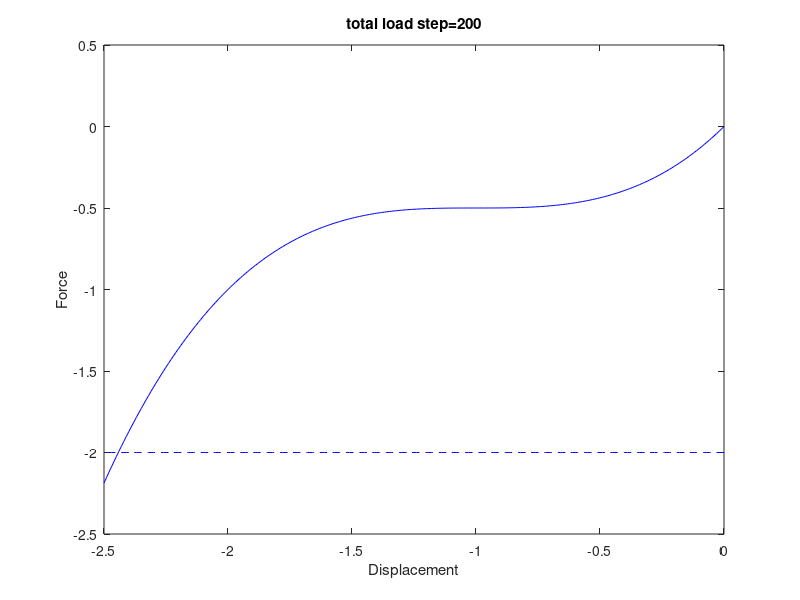

The MATLAB source for this figure: (Note: this script raises an error after producing the figure.)
%%
% This is the MATLAB Code for forward euler algorithm by CHEN Jiawei
%%
clear
clc
close all
format longEng
%% plot the analytical solution
k_bar = 0.5;
x=0:-0.01:-2.5;
y=x + 1.5*x.^2 + 0.5*x.^3 + k_bar * x;
figure(1)
fig1 = plot(x,y,'b'); hold on
axis([-2.5 0 -2.5 0.5]);
xlabel('Displacement');
ylabel('Force');
%title(['Forward Euler method with k_b_a_r =',num2str(k_bar)]);
%% set the para for iter
%
F_ext=-2;
F_ini=0;
u = 0;
fig1 = plot(x,F_ext*ones(1,length(x)),'b--'); hold on
%
delta_f = -0.01;
num_step=F_ext./delta_f;
title(['total load step=',num2str(num_step)]);
%
for step = 1:1:(num_step+1)
    if step==1
        u(step)=0;
        F_ini(step)=0;
        F_ext(step)=F_ini(step)+delta_f;
        k = k_stif(u(step),k_bar);
        delta_u = delta_f./k;
        u(step+1)=u(step)+delta_u;
        F_ini(step+1)=F_ini(step)+delta_f;
    else
        F_ext(step)=F_ini(step)+delta_f;
        k = k_stif(u(step),k_bar);
        delta_u = delta_f./k;
        u(step+1)=u(step)+delta_u;
        F_ini(step+1)=F_ini(step)+delta_f;
        plot(u(step+1),F_ini(step+1),'ro','Markersize',5,'Markerfacecolor','r'); hold on
    end
end

fig2 = plot(u,F_ini,'ro','Markersize',5,'Markerfacecolor','r'); hold on
legend([fig1 fig2],'Analytical solution','Forward euler alogorithm','location','best');


%%
%function definition
function y=F_inter(x,k_bar)
y=x + 1.5*x.^2 + 0.5*x.^3 + k_bar * x;
end
function y=k_stif(x,k_bar)
y = (1 + 3 * x + 1.5 * x.^2) + k_bar;
end